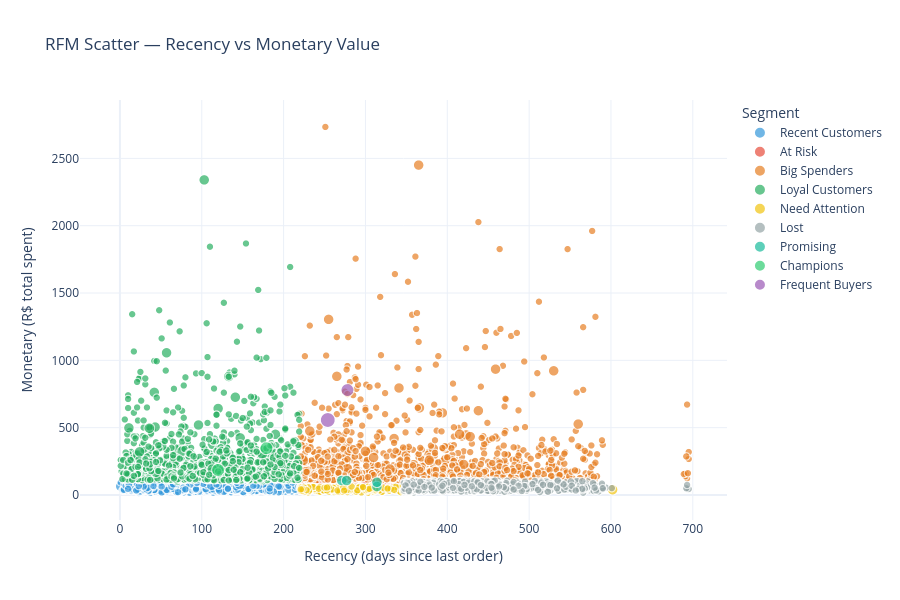

Write notebook code for a chart like this one.
### Markdown cell above
### B.2 RFM Scatter Plot: Recency vs Monetary (Plotly)

### Code cell
scatter_sample = rfm.sample(n=min(5000, len(rfm)), random_state=42)

fig = px.scatter(
    scatter_sample,
    x="recency",
    y="monetary",
    color="segment",
    size="frequency",
    size_max=15,
    color_discrete_map=segment_colors,
    hover_data=["customer_unique_id", "frequency", "RFM_score"],
    title="RFM Scatter — Recency vs Monetary Value",
    labels={
        "recency": "Recency (days since last order)",
        "monetary": "Monetary (R$ total spent)",
        "segment": "Segment",
    },
    opacity=0.7,
)
fig.update_layout(height=600, template="plotly_white")
fig.write_html(OUTPUT_DIR / "rfm_scatter.html")
fig.show()

### Figure 1 — Plotly figure (JSON) as saved in the notebook; plotly's stock layout.template omitted (floating-point values rounded to 4 significant figures; data arrays with more than 128 entries replaced by an {"elided": "..."} marker saying what was removed)
{"data": [{"customdata": {"elided": "1223x3 mixed values"}, "hovertemplate": "Segment=Recent Customers<br>Recency (days since last order)=%{x}<br>Monetary (R$ total spent)=%{y}<br>frequency=%{customdata[1]}<br>customer_unique_id=%{customdata[0]}<br>RFM_score=%{customdata[2]}<extra></extra>", "legendgroup": "Recent Customers", "marker": {"color": "#3498db", "opacity": 0.7, "size": {"elided": "1223 int values"}, "sizemode": "area", "sizeref": 0.01778, "symbol": "circle"}, "mode": "markers", "name": "Recent Customers", "showlegend": true, "type": "scattergl", "x": {"elided": "1223 int values"}, "xaxis": "x", "y": {"elided": "1223 float values"}, "yaxis": "y"}, {"customdata": {"elided": "319x3 mixed values"}, "hovertemplate": "Segment=At Risk<br>Recency (days since last order)=%{x}<br>Monetary (R$ total spent)=%{y}<br>frequency=%{customdata[1]}<br>customer_unique_id=%{customdata[0]}<br>RFM_score=%{customdata[2]}<extra></extra>", "legendgroup": "At Risk", "marker": {"color": "#e74c3c", "opacity": 0.7, "size": {"elided": "319 int values"}, "sizemode": "area", "sizeref": 0.01778, "symbol": "circle"}, "mode": "markers", "name": "At Risk", "showlegend": true, "type": "scattergl", "x": {"elided": "319 int values"}, "xaxis": "x", "y": {"elided": "319 float values"}, "yaxis": "y"}, {"customdata": {"elided": "1178x3 mixed values"}, "hovertemplate": "Segment=Big Spenders<br>Recency (days since last order)=%{x}<br>Monetary (R$ total spent)=%{y}<br>frequency=%{customdata[1]}<br>customer_unique_id=%{customdata[0]}<br>RFM_score=%{customdata[2]}<extra></extra>", "legendgroup": "Big Spenders", "marker": {"color": "#e67e22", "opacity": 0.7, "size": {"elided": "1178 int values"}, "sizemode": "area", "sizeref": 0.01778, "symbol": "circle"}, "mode": "markers", "name": "Big Spenders", "showlegend": true, "type": "scattergl", "x": {"elided": "1178 int values"}, "xaxis": "x", "y": {"elided": "1178 float values"}, "yaxis": "y"}, {"customdata": {"elided": "1289x3 mixed values"}, "hovertemplate": "Segment=Loyal Customers<br>Recency (days since last order)=%{x}<br>Monetary (R$ total spent)=%{y}<br>frequency=%{customdata[1]}<br>customer_unique_id=%{customdata[0]}<br>RFM_score=%{customdata[2]}<extra></extra>", "legendgroup": "Loyal Customers", "marker": {"color": "#27ae60", "opacity": 0.7, "size": {"elided": "1289 int values"}, "sizemode": "area", "sizeref": 0.01778, "symbol": "circle"}, "mode": "markers", "name": "Loyal Customers", "showlegend": true, "type": "scattergl", "x": {"elided": "1289 int values"}, "xaxis": "x", "y": {"elided": "1289 float values"}, "yaxis": "y"}, {"customdata": {"elided": "296x3 mixed values"}, "hovertemplate": "Segment=Need Attention<br>Recency (days since last order)=%{x}<br>Monetary (R$ total spent)=%{y}<br>frequency=%{customdata[1]}<br>customer_unique_id=%{customdata[0]}<br>RFM_score=%{customdata[2]}<extra></extra>", "legendgroup": "Need Attention", "marker": {"color": "#f1c40f", "opacity": 0.7, "size": {"elided": "296 int values"}, "sizemode": "area", "sizeref": 0.01778, "symbol": "circle"}, "mode": "markers", "name": "Need Attention", "showlegend": true, "type": "scattergl", "x": {"elided": "296 int values"}, "xaxis": "x", "y": {"elided": "296 float values"}, "yaxis": "y"}, {"customdata": {"elided": "687x3 mixed values"}, "hovertemplate": "Segment=Lost<br>Recency (days since last order)=%{x}<br>Monetary (R$ total spent)=%{y}<br>frequency=%{customdata[1]}<br>customer_unique_id=%{customdata[0]}<br>RFM_score=%{customdata[2]}<extra></extra>", "legendgroup": "Lost", "marker": {"color": "#95a5a6", "opacity": 0.7, "size": {"elided": "687 int values"}, "sizemode": "area", "sizeref": 0.01778, "symbol": "circle"}, "mode": "markers", "name": "Lost", "showlegend": true, "type": "scattergl", "x": {"elided": "687 int values"}, "xaxis": "x", "y": {"elided": "687 float values"}, "yaxis": "y"}, {"customdata": [["b698379306c3fad0ab64d82a63a770a2", 2, 6], ["f565c1cbc438d2561d40d780f1da28c5", 2, 6], ["a8df4001abe77cf8473902c2b7efe418", 2, 5], ["f37bd405972a0229ec900f3743f5bca6", 2, 6]], "hovertemplate": "Segment=Promising<br>Recency (days since last order)=%{x}<br>Monetary (R$ total spent)=%{y}<br>frequency=%{customdata[1]}<br>customer_unique_id=%{customdata[0]}<br>RFM_score=%{customdata[2]}<extra></extra>", "legendgroup": "Promising", "marker": {"color": "#1abc9c", "opacity": 0.7, "size": [2, 2, 2, 2], "sizemode": "area", "sizeref": 0.01778, "symbol": "circle"}, "mode": "markers", "name": "Promising", "showlegend": true, "type": "scattergl", "x": [271, 277, 314, 314], "xaxis": "x", "y": [107.7, 107.4, 62.61, 94.41], "yaxis": "y"}, {"customdata": [["6204c4e582a95b6a350adf6988623bfb", 3, 10], ["5f45aa4ef9b8fb99b95d33a970bb64a7", 3, 10]], "hovertemplate": "Segment=Champions<br>Recency (days since last order)=%{x}<br>Monetary (R$ total spent)=%{y}<br>frequency=%{customdata[1]}<br>customer_unique_id=%{customdata[0]}<br>RFM_score=%{customdata[2]}<extra></extra>", "legendgroup": "Champions", "marker": {"color": "#2ecc71", "opacity": 0.7, "size": [3, 3], "sizemode": "area", "sizeref": 0.01778, "symbol": "circle"}, "mode": "markers", "name": "Champions", "showlegend": true, "type": "scattergl", "x": [179, 120], "xaxis": "x", "y": [347.5, 185.8], "yaxis": "y"}, {"customdata": [["3db6e5afa8e8178a29afc729855315e2", 3, 9], ["ec7f1811826ab04a27a92197bc40c888", 4, 10]], "hovertemplate": "Segment=Frequent Buyers<br>Recency (days since last order)=%{x}<br>Monetary (R$ total spent)=%{y}<br>frequency=%{customdata[1]}<br>customer_unique_id=%{customdata[0]}<br>RFM_score=%{customdata[2]}<extra></extra>", "legendgroup": "Frequent Buyers", "marker": {"color": "#9b59b6", "opacity": 0.7, "size": [3, 4], "sizemode": "area", "sizeref": 0.01778, "symbol": "circle"}, "mode": "markers", "name": "Frequent Buyers", "showlegend": true, "type": "scattergl", "x": [278, 254], "xaxis": "x", "y": [779.3, 556.9], "yaxis": "y"}], "layout": {"height": 600, "legend": {"itemsizing": "constant", "title": {"text": "Segment"}, "tracegroupgap": 0}, "title": {"text": "RFM Scatter — Recency vs Monetary Value"}, "xaxis": {"anchor": "y", "domain": [0, 1], "title": {"text": "Recency (days since last order)"}}, "yaxis": {"anchor": "x", "domain": [0, 1], "title": {"text": "Monetary (R$ total spent)"}}}}
